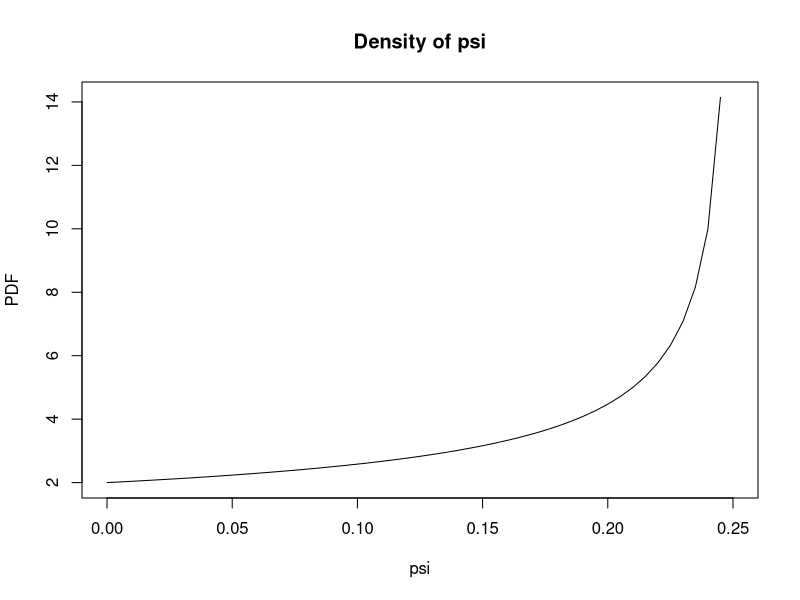

The R script that drew this image:
#Problem 1 code
rm(list=ls (all=TRUE))
#CDF

psi <- seq(0, 0.25, by=0.005)
cdf <- (1- (sqrt(1-4*psi)))
pdf <- 2/(sqrt(1-4*psi))
plot(psi,pdf, xlab="psi", ylab="PDF",main="Density of psi", col="black", type="l")
#lines(psi, cdf, col="black", type="l")
